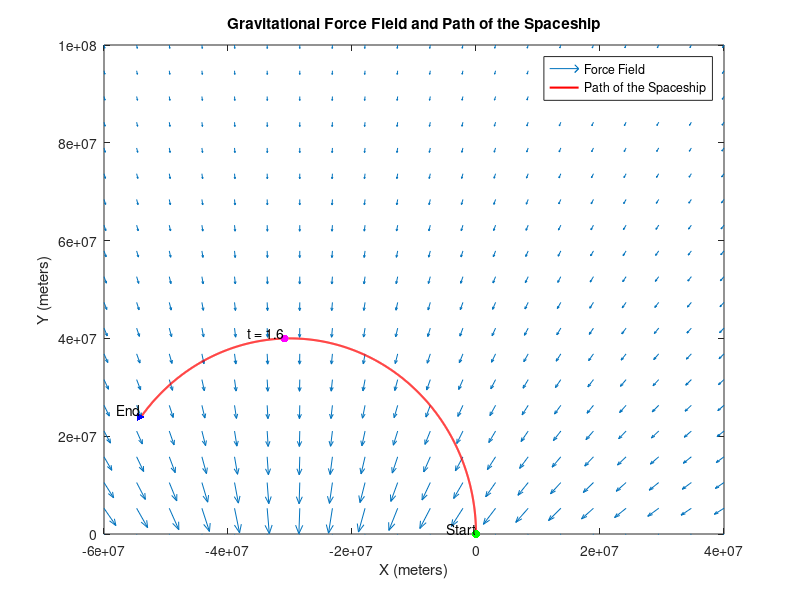

MATLAB code to generate this figure:
%-------------------------------------------------------------------------%
% Part 1: Path of the Endurance Spaceship 
% Code for the Path of Spaceship and the Gravitational Field Force 
%clean up all previous data
clear
clc 

% Constant Variable 
G = 6.67 * 10^-11; % gravitational constant
bh_x = - 30*10^6;  % x-coordinate of the black hole
bh_y = - 50*10^6;  % y-coordinate of the black hole
m_spaceship = 15 * 10^6;  % mass of the spaceship
m_blackhole = 1.989 * 10^39; % mass of the blackhole
ss_x_init = 0; 
ss_y_init = 0; 


%-------------------------------------------------------------------------%
% Defining initial distance of the spaceship in space
x_ss = ss_x_init; 
y_ss = ss_y_init; 

% Distance |r|, distance between the blackhole and the spaceship
% Using the Anonymouus function
dis_bh_ss = @(x, y) sqrt((bh_x - x).^2 + (bh_y - y).^2);

% Unit direction vector components
x_comp_r = @(x, y) (bh_x - x) ./ dis_bh_ss(x, y);
y_comp_r = @(x, y) (bh_y - y) ./ dis_bh_ss(x, y);

% Magnitude of the gravitational force field due to blackhole
force_magnitude = @(x, y) G * m_blackhole * m_spaceship ./ dis_bh_ss(x, y).^2;

% Display the functions to ensure they are correctly defined
disp(x_comp_r);
disp(y_comp_r);
disp(force_magnitude);

%-------------------------------------------------------------------------%
% Part 1 b, Using MATLAB function quiver to plot the gravitational force
% field 

% Parametric equations for the path which changes with respect to time, t
x_t = @(t) 30e6 * cos(t) - 30e6;
y_t = @(t) 40e6 * sin(t);

% Define the grid for quiver plot as per formula 
[x, y] = meshgrid(linspace(-60e6, 40e6, 20), linspace(0, 100e6, 20));

% Force components
% Defining the forces as distance changes 
Fx = @(x, y) - G * m_blackhole * m_spaceship * (x - bh_x) ./ dis_bh_ss(x, y).^3;
Fy = @(x, y) - G * m_blackhole * m_spaceship * (y - bh_y) ./ dis_bh_ss(x, y).^3;

% Calculate the force vectors 
% Used U and V so that it fits the quiver function
U = Fx(x, y);
V = Fy(x, y);

% Plot the gravitational force field using quiver
% lots arrows with directional components U and V 
% at the Cartesian coordinates specified by X and Y. 
figure;
quiver(x, y, U, V);
hold on;

% Calculate the path of the spaceship
% Plotting the x_coordinates (x_val) and y_coordinates (y_val) as time
% changes (t_vals) 
t_vals = linspace(0, 2.5, 1000);
x_vals = x_t(t_vals);
y_vals = y_t(t_vals);

% Plot the path of the spaceship
% Plot() creates a 2-D line plot of the data in Y versus the corresponding values in X.
plot(x_vals, y_vals, 'r', 'LineWidth', 1.5);

% Add markers for the start point, end point, and t = 1.6
% Scatter is function used to plot scatter points
scatter(x_vals(1), y_vals(1), 'g', 'filled'); % start point
scatter(x_vals(end), y_vals(end), 'b', 'filled', '>'); % end point with arrow using marker 
t_marker = 1.6; % Finding the x and y coordinates when t = 1.6 
x_marker = x_t(t_marker);
y_marker = y_t(t_marker);
scatter(x_marker, y_marker, 'm', 'filled'); % t = 1.6

% Label the points
% text() Adds a text description to one or more data points 
% in the current axes using the text specified by txt.
text(x_vals(1), y_vals(1), ' Start', 'VerticalAlignment', 'bottom', 'HorizontalAlignment', 'right');
text(x_vals(end), y_vals(end), ' End', 'VerticalAlignment', 'bottom', 'HorizontalAlignment', 'right');
text(x_marker, y_marker, ' t = 1.6', 'VerticalAlignment', 'bottom', 'HorizontalAlignment', 'right');

% Set axis limits
axis([-60e6 40e6 0 100e6]);

% Titles and labels
title('Gravitational Force Field and Path of the Spaceship');
xlabel('X (meters)');
ylabel('Y (meters)');
legend({'Force Field', 'Path of the Spaceship'}, 'Location', 'northeast');
hold off;
